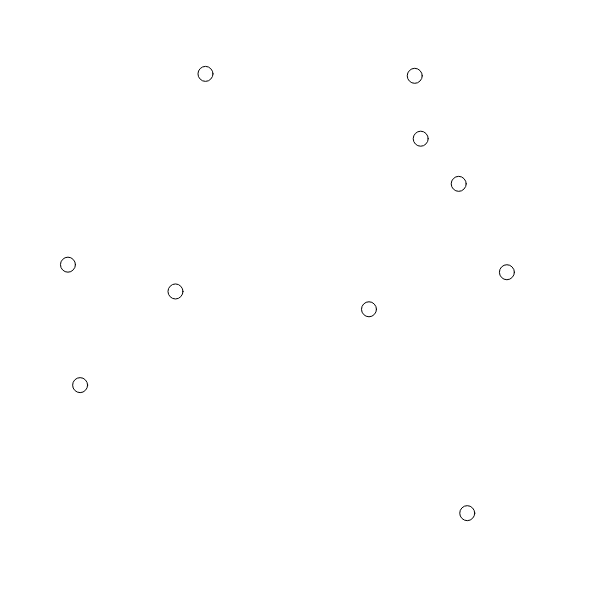
Frame 1 (no input)
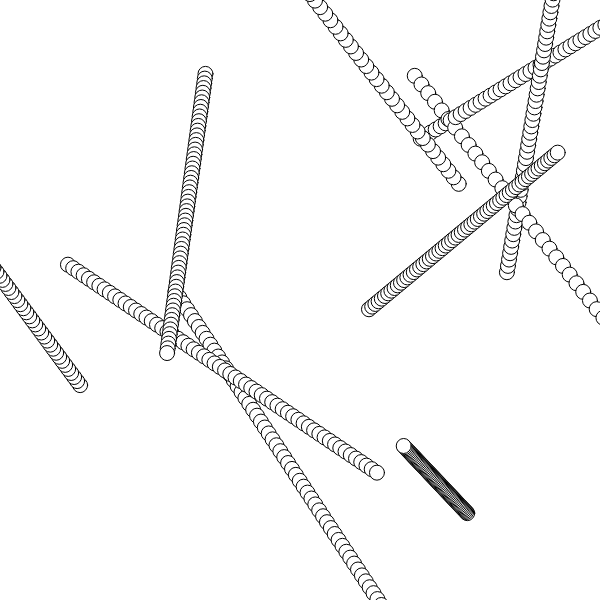
Frame 60 (no input)
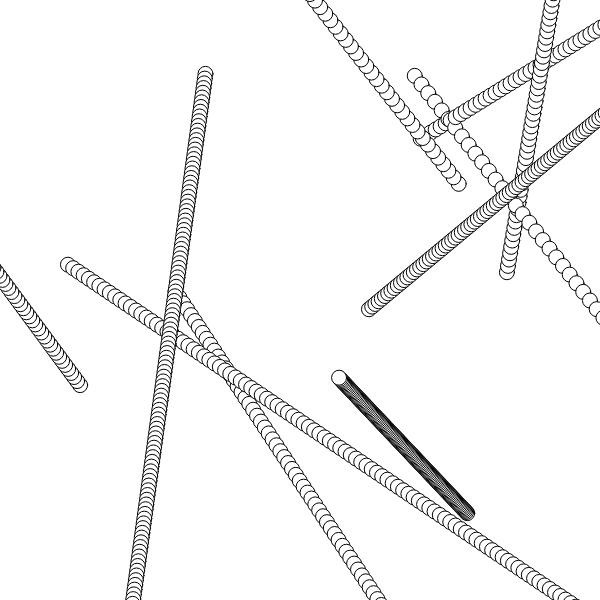
Frame 120 (the mouse pressed at the canvas centre since frame 60)

The p5.js sketch that drew these frames (run headless with seeded random() and noise() and a simulated clock; from frame 60 on, the mouse is pressed at the canvas centre):

// p5.js sketch
// ── sketch.js
var score = 0;
var num = 10;

var pongBalls = [];

// dx = delta x

function setup() {
    createCanvas(600, 600);
    rectMode(CENTER);
    textAlign(CENTER);
    
    for (var i = 0; i < num; i++) {
        pongBalls.push(new PongBall(random(30, width - 30), random(30, height - 30)));
    }
}

function PongBall(myX, myY) {
    this.x = myX;
    this.y = myY;
    this.speedX = random(-10, 10);
    this.speedY = random(-10, 10);
    
    console.log(this.x + ' | ' + this.y);
    
    this.display = function() {
        push();
        translate(this.x, this.y);
        ellipse(0, 0, 15, 15);
        
        pop();
    }
    
    this.update = function() {
        this.x += this.speedX;
        this.y += this.speedY;
        
        if (this.x <= 10)
            this.xSpeed *= -1;
            
        if (this.y <= 10)
            this.ySpeed *= -1;
            
        if (this.x >= width - 10)
            this.xSpeed = -this.xSpeed;
    }
}

function draw() {
    for (var i = 0; i < pongBalls.length; i++) {
        pongBalls[i].update();
        pongBalls[i].display();
    }
}
